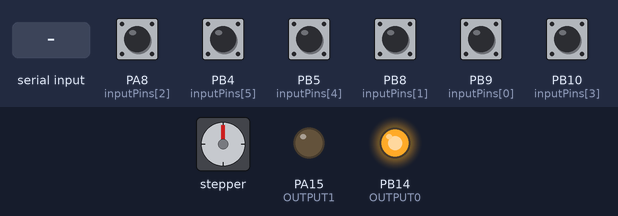
The program below on a simulated STM32 Blue Pill. Parts: stepper motor, output pins drawn as LEDs (lit = HIGH). Inputs (shaded band) come from the test bench; at power-on: PA8 (inputPins[2]), PB4 (inputPins[5]), PB5 (inputPins[4]), PB8 (inputPins[1]), PB9 (inputPins[0]), PB10 (inputPins[3]) HIGH. Stepper angles assume 200 steps per turn; what the program prints to the serial monitor is not drawn.

Above: at 1.2 s.
1.3 s: "A\n" received over Serial
At 1.45 s:
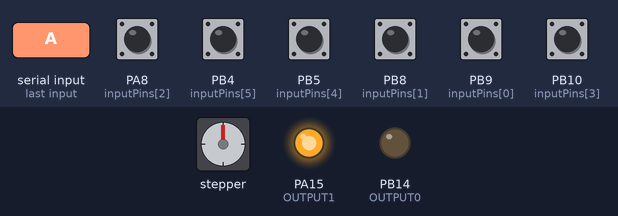
4.3 s: "L\n" received over Serial
At 5.1 s:
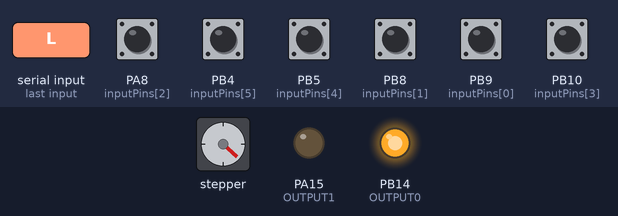
5.8 s: "U\n" received over Serial
At 6.1 s:
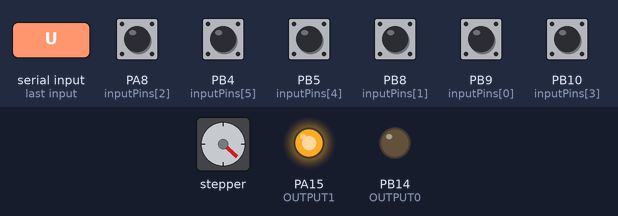
7.3 s: "B\n" received over Serial
At 7.75 s:
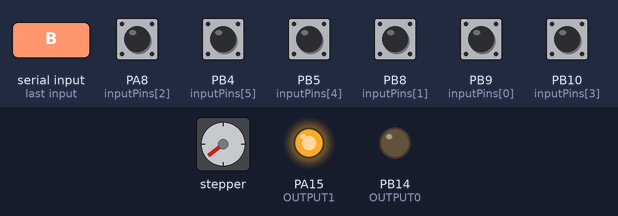
10.3 s: PA8 (inputPins[2]) pulled LOW for 0.15 s
13.4 s: "L\n" received over Serial
At 14.2 s:
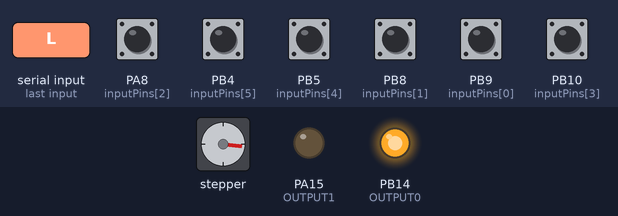
Timing chart, 0 to 15.9 s (numbered marks = the images above; inputs shaded):
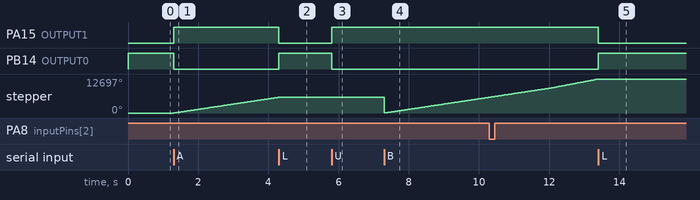

The program:

main.cpp
```cpp
#include <Arduino.h>
#include "AccelStepper.h"

// emergency stop
bool emergency = false;
byte keadaanEmergencyTerakhir = LOW;
unsigned long lastTimeButtonStateChanged = 0;

// pin input untuk proximity (ATC)
// #define INPUT0 PB9  // proxy 1
// #define INPUT1 PB8  // proxy 2
// #define INPUT2 PA8  // proxy 3
// #define INPUT3 PB10 // proxy 4
// #define INPUT4 PB5  // proxy 5
// #define INPUT5 PB4  // proxy 6
// #define INPUT6 PB3  // emergency stop
const int inputPins[6] = {PB9, PB8, PA8, PB10, PB5, PB4}; // Replace with your input pin numbers

// pinout untuk relay hidrolik
#define OUTPUT0 PB14         // PIN UNTUK LOCK
#define OUTPUT1 PA15         // PIN UNTUK UNLOC
#define stepPin PC13         // PIN CW (step )
#define dirPin PB3           // PIN CCW (dir)
#define enablePin PC14       // PIN CCW (dir)
#define motorInterfaceType 1 // artinya menggunakan stepper driver

// motor interface
AccelStepper stepper = AccelStepper(motorInterfaceType, stepPin, dirPin);
bool motorRun = false;            // nilainya false di awal program
bool motorBrake = false;          // nilainya false di awal program
bool runHoming = false;           // nilainya false di awal program
bool selesaiMotorRunning = false; // nilainya true di awal program
bool motorRunPertama = false;     // nilainya false di awal program

// variabel untuk io proxy
bool proxy1Rising = false;
int nilaiBeban[8] = {1, 2, 4, 8};
int nilaiTools[8] = {1, 2, 4, 8, 14, 13, 11, 7};
int nilaiTotalBebanProxy = 0;
int toolSekarang = 0;
int toolDiinginkan = 0;
bool atcBerjalan = false;

// Parsing
static char line[40];
String dt[8];
int i;
bool parsing = false;
uint8_t action = 0;
static size_t buffer_pos = 0;

// data kirim ke pc
int data[] = {0, 0, 0, 0, 0, 0};
int dataTerakhir[] = {0, 0, 0, 0, 0, 0};

int bounce = 10;
bool status;
unsigned long timestamp;

void setup()
{
    for (int i = 0; i < 6; i++)
        pinMode(inputPins[i], INPUT_PULLUP);

    pinMode(PA3, INPUT_PULLUP); // EMERGENCY

    pinMode(OUTPUT0, OUTPUT);
    pinMode(OUTPUT1, OUTPUT);

    Serial.begin(9600); // Start serial communication
    stepper.setMaxSpeed(5000);
    stepper.setEnablePin(enablePin);
    stepper.setPinsInverted(false, false, true);
    // stepper.step(800.0);

    digitalWriteFast(digitalPinToPinName(enablePin), HIGH);
    stepper.stop();
    motorRun = false;
    digitalWriteFast(digitalPinToPinName(OUTPUT0), HIGH);
    digitalWriteFast(digitalPinToPinName(OUTPUT1), LOW);
    stepper.setCurrentPosition(0);
}

uint8_t Parsing_data()
{
    uint8_t char_counter = 0;
    char letter = 0;
    float value = 0.0;
    uint8_t int_value = 0;
    while (line[char_counter] != 0) // Loop until no more g-code words in line.
    {
        letter = line[char_counter];
        char_counter++;
        int_value = trunc(value);
        switch (letter)
        {
        case 'L': // LOCK ATC
            stepper.disableOutputs();
            stepper.stop();
            motorRun = false;
            digitalWriteFast(digitalPinToPinName(OUTPUT0), HIGH);
            digitalWriteFast(digitalPinToPinName(OUTPUT1), LOW);
            break;
        case 'U': // UNLOCK ATC
            stepper.disableOutputs();
            stepper.stop();
            motorRun = false;
            digitalWriteFast(digitalPinToPinName(OUTPUT0), LOW);
            digitalWriteFast(digitalPinToPinName(OUTPUT1), HIGH);
            break;
        case 'A': // BERPUTAR CW
            stepper.enableOutputs();
            motorRun = true;
            digitalWriteFast(digitalPinToPinName(OUTPUT0), LOW);
            digitalWriteFast(digitalPinToPinName(OUTPUT1), HIGH);
            break;
        case 'B': // BERPUTAR CCW
            stepper.enableOutputs();
            motorRun = true;
            digitalWriteFast(digitalPinToPinName(OUTPUT0), LOW);
            digitalWriteFast(digitalPinToPinName(OUTPUT1), HIGH);
            break;
        case 'C': // BERHENTI BERPUTAR
            stepper.enableOutputs();
            stepper.stop();
            motorRun = false;
            break;
        }
    } // complete parsing
    return 1;
}

void parsing_function()
{
    if (Serial.available() > 0)
    {
        char c = Serial.read();
        c = toUpperCase(c);
        if (c == '\n')
        {                            // end of message
            line[buffer_pos] = '\0'; // terminate the string
            parsing = true;
            if (parsing)
            {
                Parsing_data();
                action = 0;
                parsing = false;
                buffer_pos = 0; // reset for next message
            }
        }
        else if (buffer_pos < sizeof line - 1)
        {
            line[buffer_pos++] = c; // buffer the character
        }
    }
}

void loop_orient()
{
    // baca status pin input, kemudian kirim data ke PC
    Serial.print("P");
    for (int i = 0; i < 6; i++)
    {
        // karena logicnya terbalik
        int reading = !digitalReadFast(digitalPinToPinName(inputPins[i]));
        if (reading != dataTerakhir[i])
            timestamp = millis();
        if ((millis() - timestamp) > bounce)
            if (reading != data[i])
                data[i] = reading;
        dataTerakhir[i] = reading;
        Serial.print(data[i]);
    }
    Serial.println("");
}

void loop()
{
    parsing_function();
    loop_orient();

    if (motorRun)
    {
        stepper.setSpeed(1600);
        stepper.runSpeed();
    }
    else if (!motorRun)
    {
        stepper.stop();
        stepper.setCurrentPosition(0);
        motorBrake = false;
    }
    // else
    //     stepper.stop();
}
```

Measured:
- after the input at 1.3 s, PA15 (OUTPUT1): LOW → HIGH at once; PB14 (OUTPUT0): HIGH → LOW at once; stepper: keeps turning clockwise at about 1965°/s, starting at once
- after the input at 4.3 s, PA15 (OUTPUT1): HIGH → LOW at once; PB14 (OUTPUT0): LOW → HIGH at once
- after the input at 5.8 s, PA15 (OUTPUT1): LOW → HIGH at once; PB14 (OUTPUT0): HIGH → LOW at once
- after the input at 7.3 s, stepper: turns 5892° counter-clockwise in 0.00 s, then 5861° clockwise in 3.0 s
- after the input at 13.4 s, PA15 (OUTPUT1): HIGH → LOW at once; PB14 (OUTPUT0): LOW → HIGH at once
